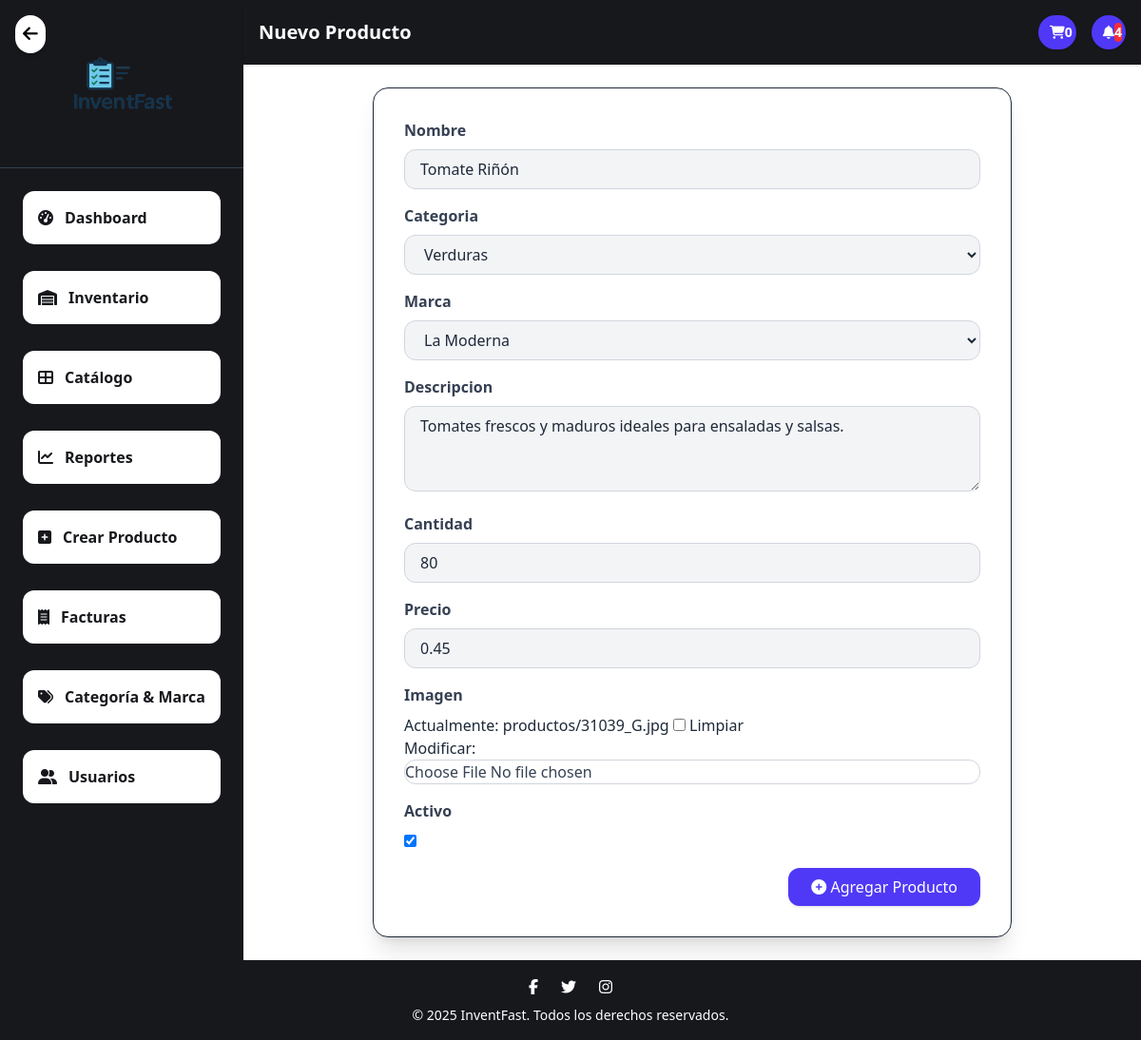
Before: /product_update/1/ with the older database file.
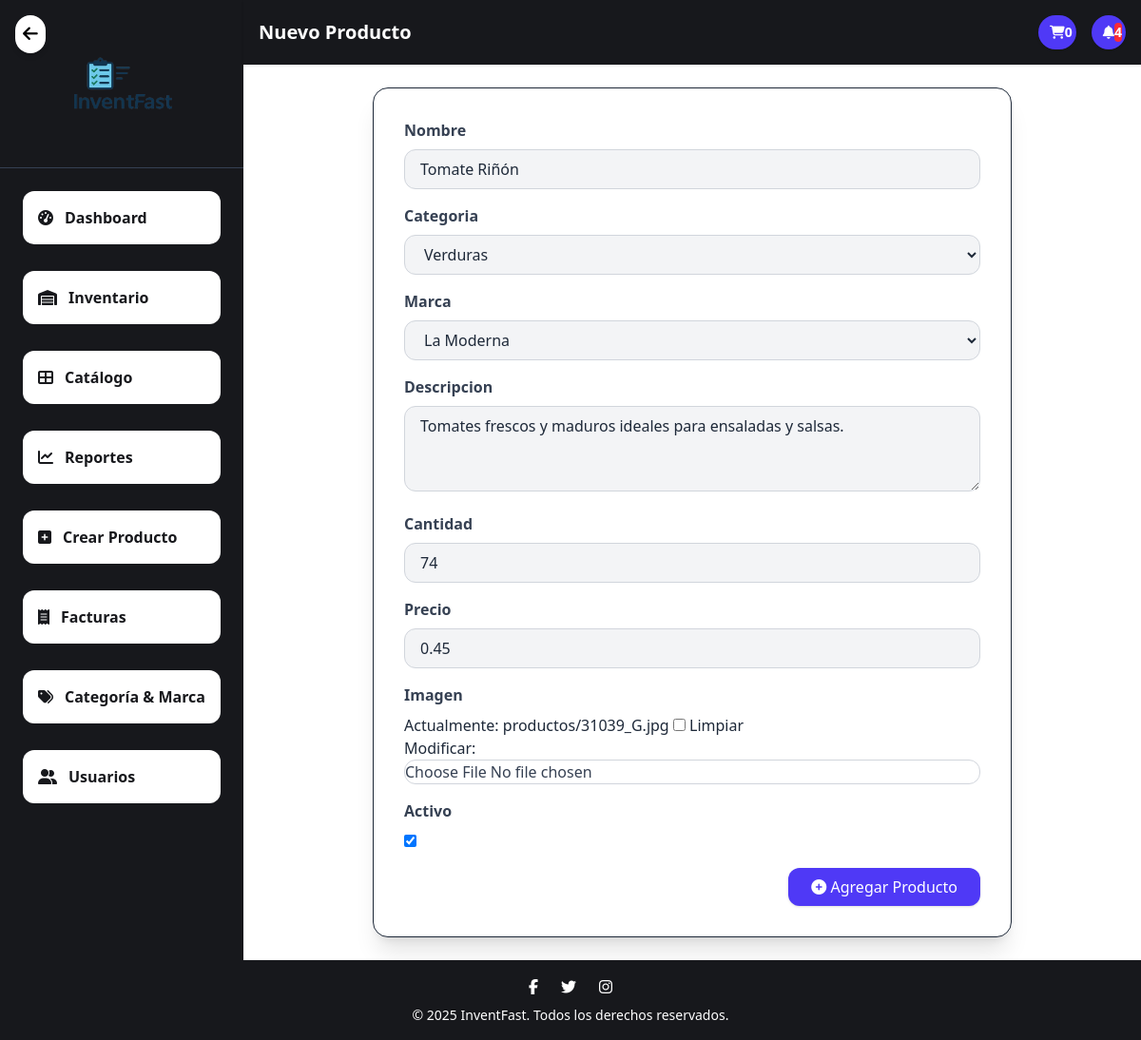
After: the same page with the newer database file.
### application/core/models.py (models this page shows, shortened)
class Producto(models.Model):
    nombre = models.CharField(max_length=100)
    descripcion = models.TextField(blank=True)
    cantidad = models.PositiveIntegerField(default=0)
    precio = models.DecimalField(max_digits=10, decimal_places=2)
    imagen = models.ImageField(upload_to='productos/',default='product/default.png', blank=True, null=True)
    fecha_ingreso = models.DateField(auto_now_add=True)
    activo = models.BooleanField(default=True)
    categoria = models.ForeignKey(Categoria, on_delete=models.CASCADE, related_name='productos')
    marca = models.ForeignKey(Marca, on_delete=models.CASCADE, null=True, blank=True)
    class Meta:
        unique_together = ('nombre', 'marca')  # <- restricción: nombre + marca únicos

### application/core/views/products.py (the view)
# urls.py: path("product_update/<int:pk>/", ProductoUpdateView.as_view(), name="product_update"),
class ProductoUpdateView(UpdateView):
    model = Producto
    form_class = ProductoForm
    template_name = 'core/products/product_form.html'
    success_url = reverse_lazy('core:product_list')

### application/core/context_processors.py (called while the page is built)
def notificaciones_context(request):
    notificaciones = []
    productos_bajo_stock = Producto.objects.filter(cantidad__lt=20, activo=True)
    for prod in productos_bajo_stock:
        notificaciones.append(f"⚠️ Stock bajo: {prod.nombre} ({prod.cantidad} unidades)")
    productos_inactivos = Producto.objects.filter(activo=False)
    for prod in productos_inactivos:
        notificaciones.append(f"❌ Producto inactivo: {prod.nombre}")
    hace_2_dias = timezone.now() - timedelta(days=2)
    productos_nuevos = Producto.objects.filter(fecha_ingreso__gte=hace_2_dias)
    for prod in productos_nuevos:
        notificaciones.append(f"🆕 Producto agregado: {prod.nombre}")
    notificaciones.reverse()
    return {"notificaciones": notificaciones}

def carrito_count(request):
    if request.user.is_authenticated:
        carrito = Carrito.objects.filter(usuario=request.user, comprado=False).first()
        if carrito:
            total_items = sum(item.cantidad for item in carrito.items.all())
            return {'carrito_count': total_items}
    return {'carrito_count': 0}

### application/core/models.py (called while the page is built)
    def __str__(self):
        return self.nombre

    def __str__(self):
        return self.nombre

### templates/core/products/product_form.html (shortened to what this page needs)
{% extends 'core/base.html' %}
{% load static %}
{% block page_title %}Nuevo Producto{% endblock %}
{% block content %}
<div class="space-y-6 max-w-2xl mx-auto">
    <form method="post" enctype="multipart/form-data" id="productoForm" class="bg-white p-8 rounded-2xl shadow-xl border space-y-6">
        {% for field in form %}
        <div class="mb-4">
            <label for="{{ field.id_for_label }}" class="block text-gray-700 font-semibold mb-2">
                {{ field.label }}
            </label>
            {{ field }}
        </div>
        {% endfor %}
        <div class="flex justify-end">
            <button type="submit"
                class="bg-indigo-600 text-white px-6 py-2 rounded-xl shadow hover:bg-indigo-700 transition duration-300 transform hover:scale-105">
                <i class="fas fa-plus-circle mr-2"></i>   Agregar Producto
            </button>
        </div>
    </form>
</div>
{% endblock %}

Changed rows visible on the page:
changed Producto "Tomate Riñón": cantidad "80" → "74"
